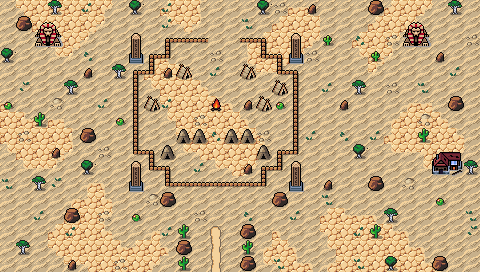

Rendered tile map (Tiled .tmx) drawn with the repository's tilesets; below, a short description and the map source with its tile grids summarised:
An orthogonal 30x17 tile map with 16x16 px tiles, 3 tile layers (Background, Ground, Clutter), 2 tilesets and 33 objects.

<map version="1.10" tiledversion="1.11.2" orientation="orthogonal" renderorder="right-down" width="30" height="17" tilewidth="16" tileheight="16" infinite="0" nextlayerid="7" nextobjectid="89">
 <editorsettings>
  <export target="wastetown..tmx" format="tmx" />
 </editorsettings>
 <properties>
  <property name="dungeonEffect" value="{&quot;startBattleWithCard&quot;: [ &quot;Hungry Lynx&quot; ]}" />
 </properties>
 <tileset firstgid="1" source="../../../../common/maps/tileset/main.tsx" />
 <tileset firstgid="10113" source="../../../../common/maps/tileset/buildings.tsx" />
 <layer id="1" name="Background" width="30" height="17">
  <data>[510 cells, 510 non-empty, 2 distinct tile ids]</data>
 </layer>
 <layer id="2" name="Ground" width="30" height="17">
  <data>[510 cells, 187 non-empty, 19 distinct tile ids]</data>
 </layer>
 <layer id="3" name="Clutter" width="30" height="17">
  <properties>
   <property name="spriteLayer" type="bool" value="true" />
  </properties>
  <data>[510 cells, 168 non-empty, 34 distinct tile ids]</data>
 </layer>
 <objectgroup id="4" name="Objects">
  <object id="38" template="../../../../common/maps/obj/entry_up.tx" x="198.667" y="281" width="38" height="16">
   <properties>
    <property name="teleport" value="" />
   </properties>
  </object>
  <object id="48" template="../../obj/treasure.tx" x="205.955" y="173.576">
   <properties>
    <property name="reward">[
{
  "type": "card",
  "count": 1,
  "cardName": "Cat Collector",
  "editions": [ "FDN"]
},
{
  "type": "card",
  "count": 1,
  "cardName": "Attended Healer",
  "editions": [ "ZNR"]
},
{
  "type": "card",
  "count": 1,
  "cardName": "Feline Sovereign",
  "editions": [ "M21"]
},
{
  "type": "card",
  "count": 1,
  "cardName": "Prideful Parent",
  "editions": [ "FDN"]
},
{
  "type": "card",
  "count": 1,
  "cardName": "Felidar Retreat",
  "editions": [ "FDN"]
}]</property>
   </properties>
  </object>
  <object id="52" template="../../../../common/maps/obj/gold.tx" x="224.729" y="172.02" />
  <object id="56" template="../../../../common/maps/obj/collision.tx" x="-16" y="0" width="16" height="272" />
  <object id="57" template="../../../../common/maps/obj/collision.tx" x="480" y="0" width="16" height="272" />
  <object id="58" template="../../../../common/maps/obj/collision.tx" x="-16" y="272" width="512" height="16" />
  <object id="59" template="../../../../common/maps/obj/collision.tx" x="-16" y="-16" width="512" height="16" />
  <object id="62" template="../../../../common/maps/obj/manashards.tx" x="180.828" y="172.879" />
  <object id="63" template="../../../../common/maps/obj/enemy.tx" x="207.406" y="144.404">
   <properties>
    <property name="effect" value="{ &quot;startBattleWithCard&quot;: [ &quot;Trusty Machete|ZEN&quot;, &quot;Leonin Den-Guard|MRD&quot; ] }" />
    <property name="enemy" value="Kemba" />
    <property name="speedModifier" type="float" value="0" />
    <property name="threatRange" type="int" value="0" />
   </properties>
  </object>
  <object id="64" template="../../../../common/maps/obj/enemy.tx" x="215.728" y="49.7504">
   <properties>
    <property name="effect" value="{ &quot;startBattleWithCard&quot;: [ &quot;Ajani's Mantra&quot;, &quot;Oath of Ajani&quot; ] }" />
    <property name="enemy" value="Ajani" />
    <property name="pursueRange" type="int" value="0" />
   </properties>
  </object>
  <object id="65" template="../../../../common/maps/obj/enemy.tx" x="174.182" y="112.971" visible="1">
   <properties>
    <property name="enemy" value="Jedit" />
    <property name="pursueRange" type="int" value="30" />
    <property name="speedModifier" type="float" value="15" />
    <property name="threatRange" type="int" value="30" />
   </properties>
  </object>
  <object id="66" template="../../../../common/maps/obj/enemy.tx" x="403.271" y="108.939">
   <properties>
    <property name="enemy" value="Arahbo" />
    <property name="speedModifier" type="float" value="20" />
    <property name="threatRange" type="int" value="30" />
    <property name="waypoints" value="71,72,74" />
   </properties>
  </object>
  <object id="67" template="../../../../common/maps/obj/enemy.tx" x="16.2703" y="150.419">
   <properties>
    <property name="effect" value="{ &quot;startBattleWithCard&quot;: [ &quot;Pack Leader&quot;, &quot;Animal Sanctuary&quot; ] }" />
    <property name="enemy" value="Rin and Seri" />
    <property name="fleeRange" value="30" />
    <property name="pursueRange" type="int" value="30" />
    <property name="speedModifier" type="float" value="20" />
    <property name="threatRange" type="int" value="30" />
    <property name="waypoints" value="70,69,68,69" />
   </properties>
  </object>
  <object id="68" template="../../../../common/maps/obj/waypoint.tx" x="108.497" y="47.601" />
  <object id="69" template="../../../../common/maps/obj/waypoint.tx" x="24.6925" y="89.8074" />
  <object id="70" template="../../../../common/maps/obj/waypoint.tx" x="15.829" y="239.557" />
  <object id="71" template="../../../../common/maps/obj/waypoint.tx" x="466.374" y="60.3981" />
  <object id="72" template="../../../../common/maps/obj/waypoint.tx" x="383.855" y="127.914" />
  <object id="74" template="../../../../common/maps/obj/waypoint.tx" x="318.434" y="225.915" />
  <object id="75" template="../../../../common/maps/obj/enemy.tx" x="234.667" y="98.3333" visible="1">
   <properties>
    <property name="enemy" value="Qala" />
    <property name="pursueRange" type="int" value="30" />
    <property name="speedModifier" type="float" value="15" />
    <property name="threatRange" type="int" value="30" />
   </properties>
  </object>
  <object id="76" template="../../../../common/maps/obj/dialog.tx" x="165" y="227.25" width="107" height="15.5" visible="1">
   <properties>
    <property name="dialog">[
{
   "text": "A roiling savannah stretches out before you. A camp sits in the middle of it, leonin warriors patrolling it. A few large cats also wander the outskirts of the area.",
   "options": [{
      "name": "(Continue)", "action": [{"deleteMapObject":-1}]}]
}
]</property>
   </properties>
  </object>
  <object id="77" template="../../../../common/maps/obj/dialog.tx" x="191" y="36.25" width="66.5" height="18.5" visible="1">
   <properties>
    <property name="dialog">[
{
   "text": "The inside of the camp bustles with leonin, sharpening weapons, magically reinforcing armor, and generally tending to camp.",
   "options": [{
      "name": "(Continue)", "action": [{"deleteMapObject":-1}]}]
}
]</property>
   </properties>
  </object>
  <object id="78" template="../../../../common/maps/obj/scroll.tx" x="408.5" y="67.5">
   <properties>
    <property name="reward" value="[ { &quot;type&quot;: &quot;card&quot;, &quot;cardName&quot;: &quot;King of the Pride&quot;, &quot;editions&quot;: [ &quot;MH1&quot; ], &quot;count&quot;: 1 } ]" />
   </properties>
  </object>
  <object id="79" template="../../../../common/maps/obj/scroll.tx" x="41.5" y="64.5">
   <properties>
    <property name="reward" value="[ { &quot;type&quot;: &quot;card&quot;, &quot;cardName&quot;: &quot;Claws Out&quot;, &quot;editions&quot;: [ &quot;FDN&quot; ], &quot;count&quot;: 1 } ]" />
   </properties>
  </object>
  <object id="80" template="../../../../common/maps/obj/collision.tx" x="174.19" y="221.833" width="19.2869" height="49.6667" />
  <object id="81" template="../../../../common/maps/obj/collision.tx" x="238.023" y="220.5" width="19.2869" height="49.6667" />
  <object id="82" template="../../../../common/maps/obj/collision.tx" x="288.69" y="160.167" width="14.6202" height="32" />
  <object id="83" template="../../../../common/maps/obj/collision.tx" x="129.023" y="159.667" width="14.6202" height="32" />
  <object id="84" template="../../../../common/maps/obj/collision.tx" x="288.357" y="32.3333" width="14.6202" height="32" />
  </objectgroup>
</map>
<!-- 4 of 33 objects omitted -->
